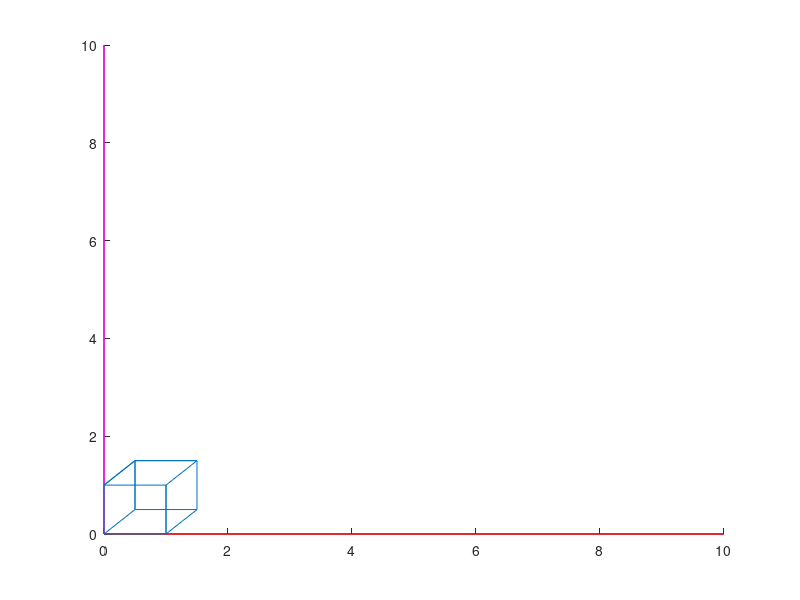

This figure's MATLAB source: (Note: this script raises an error after producing the figure.)
clf;
clc;

Base1 = [0 0];
Base2 = [1 0];
Base3 = [1 1];
Base4 = [0 1];

Base5 = [0.5 0.5];
Base6 = [1.5 0.5];
Base7 = [1.5 1.5];
Base8 = [0.5 1.5];

x = [Base1(1) Base2(1) Base3(1) Base4(1) Base1(1) Base5(1) Base6(1) Base7(1) Base8(1) Base5(1) Base8(1) Base4(1) Base8(1) Base7(1) Base3(1) Base2(1) Base6(1)];
y = [Base1(2) Base2(2) Base3(2) Base4(2) Base1(2) Base5(2) Base6(2) Base7(2) Base8(2) Base5(2) Base8(2) Base4(2) Base8(2) Base7(2) Base3(2) Base2(2) Base6(2)];

 line([0 10], [0 0], 'LineWidth', 1, 'Color', 'red');
 line([0 0], [0 10], 'LineWidth', 1, 'Color', 'magenta');

Cubo2D = line(x, y);
Cubo2D.Color = 'blue';
Cubo2D.LineStyle = '-';
Cubo2D.LineWidth = 2;

axis([-1, 2.5, -1, 2.5]);   
axis square; 
grid on;
